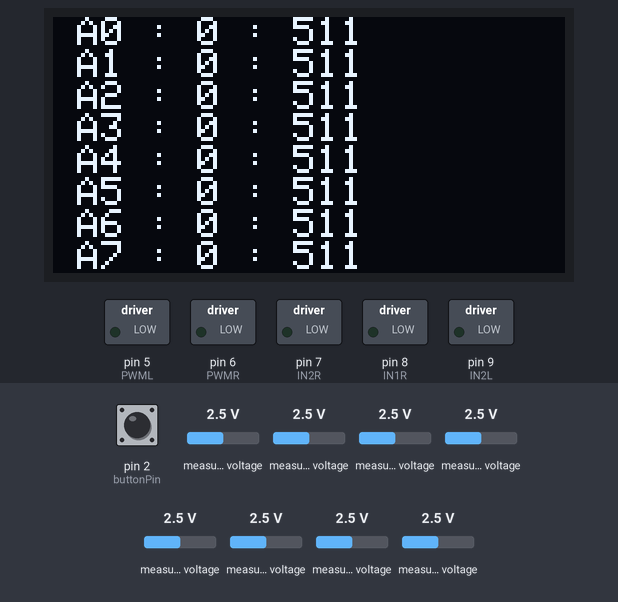
The sketch below on a simulated Arduino Nano, built with avr-gcc and run on an emulated ATmega328P. On the bench: 128×64 one-colour display, switched loads named in the sketch (green lamp = pin HIGH). The inputs (shaded band) are chosen by the test bench; at power-on: pin 2 (buttonPin) HIGH, measured voltage 2.5 V. Pins used as bus, display or sensor lines are not drawn.

Above: at 1.3 s.
1.4 s: pin 2 (buttonPin) pulled LOW for 0.35 s
At 2.6 s:
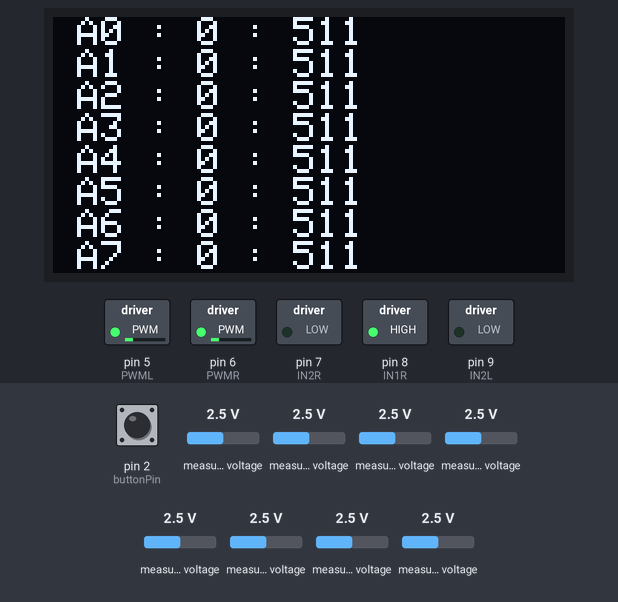
3.2 s: measured voltage (sensor 200) set to 1.1 V
4.7 s: measured voltage (sensor 200) set to 0.8 V
At 5.9 s:
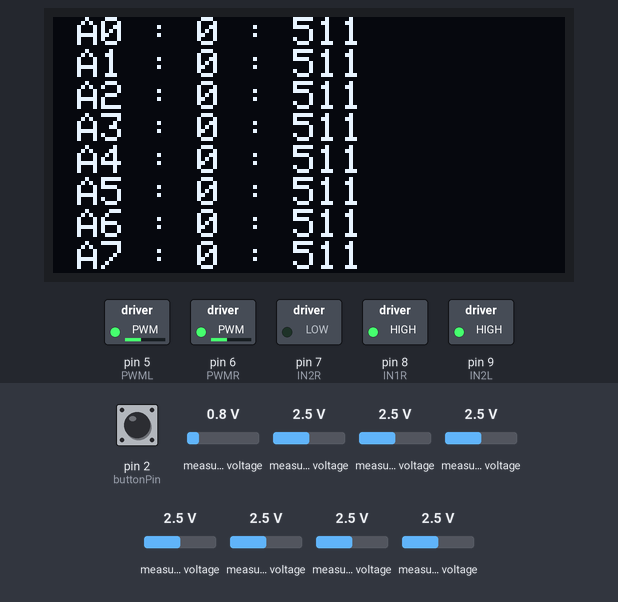
Timing chart, 0 to 7.7 s (numbered marks = the images above; inputs shaded):
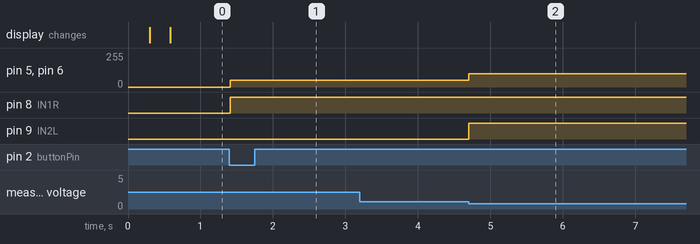

The sketch:

indy_robot_Recing_SP1_1.ino
```cpp
/*
 *
 * Code by  indy-robot
 * contact  www.indy-robot.com
 * chab core vision ^_^
 *
 */
#include <SPI.h>
#include <Wire.h>
#include <Adafruit_GFX.h>
#include <Adafruit_SSD1306.h>
#include <Adafruit_MCP3008.h>

Adafruit_MCP3008 adc;

#define OLED_RESET 4
Adafruit_SSD1306 display(OLED_RESET);

#define PWML  5  //   motor L
#define IN1L  4  //
#define IN2L  9  //

#define PWMR  6  //   motor R
#define IN1R  8  //
#define IN2R  7  //


const int buttonPin = 2;

int adcValue_0 = 0;
int adcValue_1 = 0;
int adcValue_2 = 0;
int adcValue_3 = 0;
int adcValue_4 = 0;
int adcValue_5 = 0;
int adcValue_6 = 0;
int adcValue_7 = 0;


int adcflaq_0 = 0;
int adcflaq_1 = 0;
int adcflaq_2 = 0;
int adcflaq_3 = 0;
int adcflaq_4 = 0;
int adcflaq_5 = 0;
int adcflaq_6 = 0;
int adcflaq_7 = 0;

float flaq_cal_0 = 0;
float flaq_cal_1 = 0;
float flaq_cal_2 = 0;
float flaq_cal_3 = 0;
float flaq_cal_4 = 0;
float flaq_cal_5 = 0;
float flaq_cal_6 = 0;
float flaq_cal_7 = 0;


int cenValue_0 = 200;
int cenValue_1 = 200;
int cenValue_2 = 200;
int cenValue_3 = 200;
int cenValue_4 = 200;
int cenValue_5 = 200;
int cenValue_6 = 200;
int cenValue_7 = 200;


int sp_r = 50;
int sp_l = 50;
int floor_color = 1; // 1 คือวิ่งพื้นขาว เส้นดำ ......   0 คือ พื้นดำ เส้นขาว

float error=0;
int gain = 0;


void setup()
{
   pinMode(PWML,OUTPUT);
  pinMode(IN1L,OUTPUT);
  pinMode(IN2L,OUTPUT);

  pinMode(PWMR,OUTPUT);
  pinMode(IN1R,OUTPUT);
  pinMode(IN2R,OUTPUT);

  pinMode(buttonPin, INPUT_PULLUP);


  display.begin(SSD1306_SWITCHCAPVCC, 0x3C);  // initialize with the I2C addr 0x3D (for the 128x64)
  display.clearDisplay();
  display.setTextSize(2);
  display.setTextColor(WHITE);
  display.setCursor(0,25);
  display.print("INDY ROBOT");
  display.display();
  delay(200);

  adc.begin();  //SPI HW สำหรับ arduino nano -->>  clk=13,miso=12,mosi=11,cs=10
  //adc.begin(A0, A1, A2, A3);  // Software SPI  (sck, mosi, miso, cs);


while(digitalRead(buttonPin)==HIGH){read_test();}
}

void loop()
{
  gain = 2; // ความแรงหักเข้าเส้นทั้งระบบ
  track();

//while(1){;;}

/*
  //สั่งงานมอเตอร์ Motor(ความเร็วล้อซ้าย,ความเร็วล้อขวา);   max speed : 255
  Motor(255,255);   //เดินหน้าทั้งสองล้อ
  delay(1000);
  Motor(-80,-80);   //ถอยหลังทั้งสองล้อ
  delay(1000);
  Motor(-80,80);    //ล้อซ้ายถอย ล้อขวาเดินหน้า
  delay(1000);
  Motor(80,-80);    //ล้อซ้ายเดินหน้า ล้อขวาถอย
  delay(1000);
  Motor(0,0);       //หยุดทั้ง สองล้อ
 */
}

void cal_sensor()
{
  flaq_cal_0 = adcflaq_0*4; // ความแรงหักเข้าเส้นของแต่ละตัว นอกสุด หักแรง คูณ 4
  flaq_cal_1 = adcflaq_1*3;
  flaq_cal_2 = adcflaq_2*2;
  flaq_cal_3 = adcflaq_3*1;

  flaq_cal_4 = adcflaq_4*1;
  flaq_cal_5 = adcflaq_5*2;
  flaq_cal_6 = adcflaq_6*3;
  flaq_cal_7 = adcflaq_7*4;
}

void track() //;วิ่งเรสซิ่ง
{
    readADC();
    if(adcflaq_0==1) // เซนเซอซ้ายเจอดำ
        {
        while(adcflaq_2==0)
            {
            readADC();
            Motor(-100,100);
            }
        }
    else if(adcflaq_7==1) // เซนเซอขวาเจอดำ
        {
        while(adcflaq_5==0)
            {
            readADC();
            Motor(100,-100);
            }
        }
    else if((adcflaq_0==0) && (adcflaq_1==0) && (adcflaq_2==0) && (adcflaq_5==0) && (adcflaq_6==0) && (adcflaq_7==0))// เซนเซอร์ เจอขาว
        {
        Motor(sp_l,sp_r);
        }
      else
        {
        cal_sensor();
        error = (flaq_cal_0+flaq_cal_1+flaq_cal_2+flaq_cal_3)-(flaq_cal_4+flaq_cal_5+flaq_cal_6+flaq_cal_7);
        error = error*gain;
        Motor((sp_l-error),(sp_r+error));
        }

}


///////////////////////////////////////////////////////////////////////
void Motor(int sl,int sr){
  if(sr>255)
    sr = 255;
  else if(sr<-255)
    sr = -255;

  if(sl>255)
    sl = 255;
  else if(sl<-255)
    sl = -255;

  if(sl>0){
      digitalWrite(IN1L,HIGH);
      digitalWrite(IN2L,LOW);
      analogWrite(PWML,sl);
  }else if(sl<0){
      digitalWrite(IN1L,LOW);
      digitalWrite(IN2L,HIGH);
      analogWrite(PWML,-sl);
  }else{
      digitalWrite(IN1L,HIGH);
      digitalWrite(IN2L,HIGH);
      analogWrite(PWML,255);
  }

  if(sr>0){
      digitalWrite(IN1R,HIGH);
      digitalWrite(IN2R,LOW);
      analogWrite(PWMR,sr);
  }else if(sr<0){
      digitalWrite(IN1R,LOW);
      digitalWrite(IN2R,HIGH);
      analogWrite(PWMR,-sr);
  }else{
      digitalWrite(IN1R,HIGH);
      digitalWrite(IN2R,HIGH);
      analogWrite(PWMR,255);
  }
}


//////////////////////////////////////////////////////
void readADC()
{
 adcValue_0 = adc.readADC(0);
 adcValue_1 = adc.readADC(1);
 adcValue_2 = adc.readADC(2);
 adcValue_3 = adc.readADC(3);
 adcValue_4 = adc.readADC(4);
 adcValue_5 = adc.readADC(5);
 adcValue_6 = adc.readADC(6);
 adcValue_7 = adc.readADC(7);

if(floor_color == 1)
  {
 if(adcValue_0<cenValue_0){adcflaq_0=1;}else{adcflaq_0=0;}
 if(adcValue_1<cenValue_1){adcflaq_1=1;}else{adcflaq_1=0;}
 if(adcValue_2<cenValue_2){adcflaq_2=1;}else{adcflaq_2=0;}
 if(adcValue_3<cenValue_3){adcflaq_3=1;}else{adcflaq_3=0;}
 if(adcValue_4<cenValue_4){adcflaq_4=1;}else{adcflaq_4=0;}
 if(adcValue_5<cenValue_5){adcflaq_5=1;}else{adcflaq_5=0;}
 if(adcValue_6<cenValue_6){adcflaq_6=1;}else{adcflaq_6=0;}
 if(adcValue_7<cenValue_7){adcflaq_7=1;}else{adcflaq_7=0;}
  }
else
  {
 if(adcValue_0>cenValue_0){adcflaq_0=1;}else{adcflaq_0=0;}
 if(adcValue_1>cenValue_1){adcflaq_1=1;}else{adcflaq_1=0;}
 if(adcValue_2>cenValue_2){adcflaq_2=1;}else{adcflaq_2=0;}
 if(adcValue_3>cenValue_3){adcflaq_3=1;}else{adcflaq_3=0;}
 if(adcValue_4>cenValue_4){adcflaq_4=1;}else{adcflaq_4=0;}
 if(adcValue_5>cenValue_5){adcflaq_5=1;}else{adcflaq_5=0;}
 if(adcValue_6>cenValue_6){adcflaq_6=1;}else{adcflaq_6=0;}
 if(adcValue_7>cenValue_7){adcflaq_7=1;}else{adcflaq_7=0;}
  }
}
//////////////////////////////////////////////////////
void read_test()
{
        readADC();
        display.setTextSize(1);
        display.setTextColor(WHITE);
        display.setCursor(0,0);

        display.print(" A0 : ");
        display.print(adcflaq_0,DEC);
        display.print(" : ");
        display.println(adcValue_0,DEC);

        display.print(" A1 : ");
        display.print(adcflaq_1,DEC);
        display.print(" : ");
        display.println(adcValue_1,DEC);

        display.print(" A2 : ");
        display.print(adcflaq_2,DEC);
        display.print(" : ");
        display.println(adcValue_2,DEC);

        display.print(" A3 : ");
        display.print(adcflaq_3,DEC);
        display.print(" : ");
        display.println(adcValue_3,DEC);

        display.print(" A4 : ");
        display.print(adcflaq_4,DEC);
        display.print(" : ");
        display.println(adcValue_4,DEC);

        display.print(" A5 : ");
        display.print(adcflaq_5,DEC);
        display.print(" : ");
        display.println(adcValue_5,DEC);

        display.print(" A6 : ");
        display.print(adcflaq_6,DEC);
        display.print(" : ");
        display.println(adcValue_6,DEC);

        display.print(" A7 : ");
        display.print(adcflaq_7,DEC);
        display.print(" : ");
        display.println(adcValue_7,DEC);


        display.display();
        delay(200);
        display.clearDisplay();
        delay(50);
}
```

Measured:
- the behaviour switches between 1 and 0.9 V on measured voltage (sensor 200) (found by bisection; images 1 and 2)
- after the input at 1.4 s, pin 5 (PWML), pin 6 (PWMR): 0/255 → 50/255 at once; pin 8 (IN1R): LOW → HIGH at once
- after the input at 3.2 s, every drawn part: stays the same
- after the input at 4.7 s, pin 5 (PWML), pin 6 (PWMR): 50/255 → 100/255 at once; pin 9 (IN2L): LOW → HIGH at once
